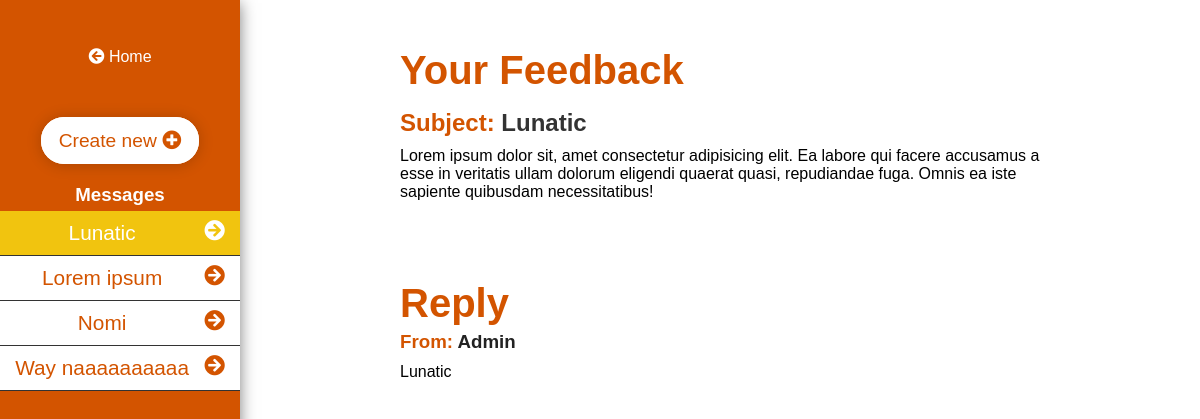
The app's page /dist/viewFeedback.php?message=1 (signed in) with its own data.
### tables this page shows
CREATE TABLE `messages` (
  `id` int(11) NOT NULL AUTO_INCREMENT,
  `user_id` int(11) DEFAULT NULL,
  `subject` tinytext,
  `message` longtext,
  `reply` longtext,
  `date` timestamp NOT NULL DEFAULT CURRENT_TIMESTAMP ON UPDATE CURRENT_TIMESTAMP,
  PRIMARY KEY (`id`)
);

### dist/viewFeedback.php (the view, shortened to what this page needs)
<?php
if(isset($_SESSION['userId'])){
    if(isset($_GET['message'])){
        require 'scripts/database/db.php';
        $userId = $_SESSION['userId'];
        $message_id = $_GET['message'];
        $query = "SELECT * FROM messages WHERE user_id = '$userId'";
        if($result = mysqli_query($conn, $query)){
            $rows = mysqli_fetch_all($result, MYSQLI_ASSOC);
        }else{
            echo 'Error: ' . mysqli_error($conn);
        }
        $query_message = "SELECT * FROM messages WHERE user_id = '$userId' AND id = '$message_id'";
        if($result2 = mysqli_query($conn, $query_message)){
            $row_m = mysqli_fetch_assoc($result2);
        }else{
            echo 'Error: ' . mysqli_error($conn);
        }
    } else{
        header('Location: feedback.php');
    }
}else{
    header('Location: ../index.php');
}
?>
<!DOCTYPE html>
<html lang="en">
<head>
    <link rel="stylesheet" href="css/main.css">
    <link rel="stylesheet" href="css/all.min.css">
</head>
<body id="feedback">
    <aside>
        <div class="aside-wrapper">
            <a href="index.php" class="home-link"><i class="fas fa-arrow-circle-left"></i> Home</a>
            <div class="message-part">
                <a href="feedback.php" class="aside-link-new">Create new <i class="fas fa-plus-circle"></i></a>
                <ul class="aside-messages">
                <h3 class="message-title">Messages</h3>
                <?php foreach($rows as $row): ?>
                <li class="aside-message <?php if($row['id'] == $_GET['message']) echo 'selected'; ?>"><a href="viewFeedback.php?message=<?php echo $row['id']; ?>" class="aside-link"><i class="fas fa-arrow-circle-right"></i> <?php echo $row['subject']; ?></a></li>
                <?php endforeach; ?>
                </ul>
            </div>
        </div>
    </aside>
    <main>
        <div class="main-wrapper">
            <div class="user-feedback">
                <h1>Your Feedback</h1>
                <h2><span>Subject:</span> <?php echo $row_m['subject']; ?></h2>
                <p><?php echo $row_m['message']; ?></p>
            </div>
            <div class="admin-feedback">
                <h1>Reply</h1>
                <h3><span>From: </span>Admin</h3>
                <p>
                <?php if(!$row_m['reply']){
                    echo 'No reply yet';
                }else{
                    echo $row_m['reply'];
                }
                ?>
                </p>
            </div>
        </div>
    </main>
</body>
</html>

### records on screen
messages: subject "Lunatic", message "Lorem ipsum dolor sit, amet consectetur adipisicing elit. Ea labore qui facere accusamus a esse in veritatis ullam dolorum eligendi quaerat quasi, repudiandae fuga. Omnis ea iste sapiente quibusdam necessitatibus!", reply "Lunatic"
messages: subject "Lorem ipsum"
messages: subject "Nomi"
messages: subject "Way naaaaaaaaaa"
